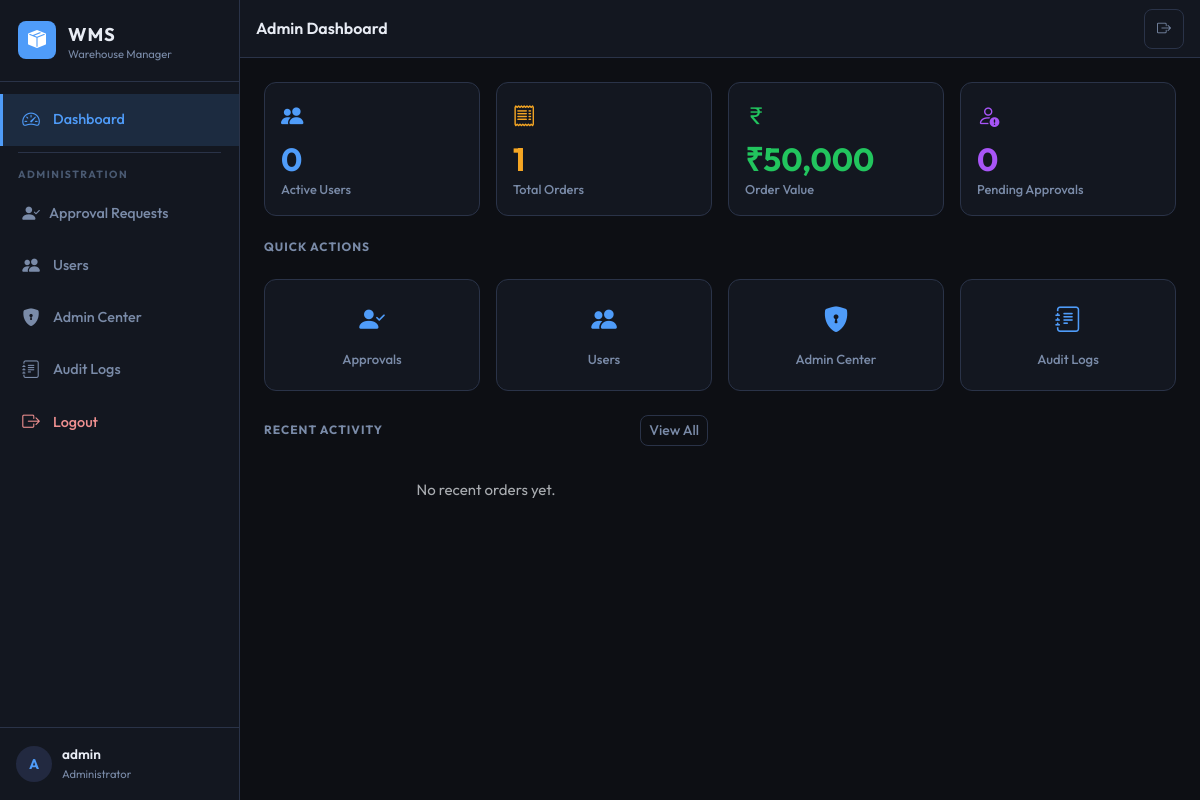
Page / (signed in) on the earlier database version.
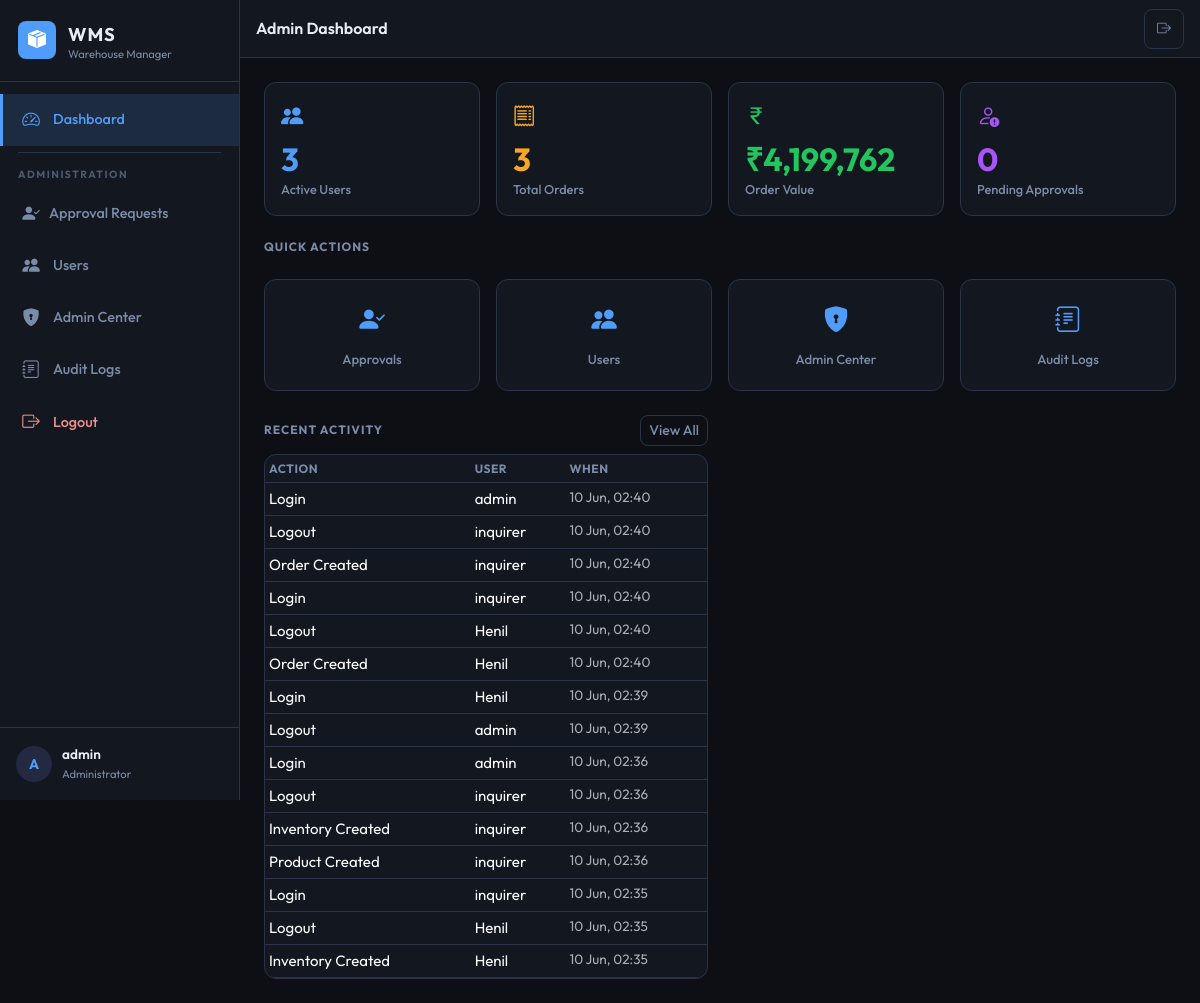
Same page on the later database version.
### aps/models.py (models this page shows, shortened)
class AuditLog(models.Model):
    ACTION_LOGIN = 'login'
    ACTION_LOGOUT = 'logout'
    ACTION_USER_APPROVED = 'user_approved'
    ACTION_USER_REJECTED = 'user_rejected'
    ACTION_USER_DEACTIVATED = 'user_deactivated'
    ACTION_USER_ACTIVATED = 'user_activated'
    ACTION_PRODUCT_CREATED = 'product_created'
    ACTION_PRODUCT_UPDATED = 'product_updated'
    ACTION_PRODUCT_DELETED = 'product_deleted'
    ACTION_PRODUCT_RESTORED = 'product_restored'
    ACTION_PRODUCT_PERMANENT_DELETE = 'product_permanent_delete'
    ACTION_INVENTORY_CREATED = 'inventory_created'
    ACTION_INVENTORY_UPDATED = 'inventory_updated'
    ACTION_INVENTORY_DELETED = 'inventory_deleted'
    ACTION_LOCATION_CHANGED = 'location_changed'
    ACTION_ORDER_CREATED = 'order_created'
    ACTION_ORDER_UPDATED = 'order_updated'
    ACTION_ORDER_DELETED = 'order_deleted'
    ACTION_EXPORT = 'export'
    ACTION_SETTINGS_CHANGED = 'settings_changed'
    ACTION_CATEGORY_CREATED = 'category_created'
    ACTION_SUBCATEGORY_CREATED = 'subcategory_created'
    ACTION_WISHLIST_ADD = 'wishlist_add'
    ACTION_WISHLIST_REMOVE = 'wishlist_remove'
    ACTION_PERMISSION_CHANGED = 'permission_changed'
    ACTION_EMAIL_SENT = 'email_sent'
    ACTION_EMAIL_FAILED = 'email_failed'
    ACTION_CHOICES = [
        (ACTION_LOGIN, 'Login'),
        (ACTION_LOGOUT, 'Logout'),
        (ACTION_USER_APPROVED, 'User Approved'),
        (ACTION_USER_REJECTED, 'User Rejected'),
        (ACTION_USER_DEACTIVATED, 'User Deactivated'),
        (ACTION_USER_ACTIVATED, 'User Activated'),
        (ACTION_PRODUCT_CREATED, 'Product Created'),
        (ACTION_PRODUCT_UPDATED, 'Product Updated'),
        (ACTION_PRODUCT_DELETED, 'Product Deleted'),
        (ACTION_PRODUCT_RESTORED, 'Product Restored'),
        (ACTION_PRODUCT_PERMANENT_DELETE, 'Product Permanently Deleted'),
        (ACTION_INVENTORY_CREATED, 'Inventory Created'),
        (ACTION_INVENTORY_UPDATED, 'Inventory Updated'),
        (ACTION_INVENTORY_DELETED, 'Inventory Deleted'),
        (ACTION_LOCATION_CHANGED, 'Location Changed'),
        (ACTION_ORDER_CREATED, 'Order Created'),
        (ACTION_ORDER_UPDATED, 'Order Updated'),
        (ACTION_ORDER_DELETED, 'Order Deleted'),
        (ACTION_EXPORT, 'Data Export'),
        (ACTION_SETTINGS_CHANGED, 'Settings Changed'),
        (ACTION_CATEGORY_CREATED, 'Category Created'),
        (ACTION_SUBCATEGORY_CREATED, 'Subcategory Created'),
        (ACTION_WISHLIST_ADD, 'Wishlist Add'),
        (ACTION_WISHLIST_REMOVE, 'Wishlist Remove'),
        (ACTION_PERMISSION_CHANGED, 'Permission Changed'),
        (ACTION_EMAIL_SENT, 'Email Sent'),
        (ACTION_EMAIL_FAILED, 'Email Failed'),
    ]
    user = models.ForeignKey(
        User,
        on_delete=models.SET_NULL,
        null=True, blank=True,
        related_name='audit_logs',
        help_text='User who performed the action.',
    )
    action = models.CharField(max_length=40, choices=ACTION_CHOICES, db_index=True)
    object_type = models.CharField(max_length=50, blank=True, db_index=True)
    object_id = models.PositiveIntegerField(null=True, blank=True, db_index=True)
    object_repr = models.CharField(max_length=255, blank=True)
    details = models.TextField(blank=True, help_text='JSON or text details of the change.')
    ip_address = models.GenericIPAddressField(null=True, blank=True)
    user_agent = models.CharField(max_length=500, blank=True)
    created_at = models.DateTimeField(auto_now_add=True, db_index=True)
    class Meta:
        ordering = ['-created_at']
        verbose_name = 'Audit Log'
        verbose_name_plural = 'Audit Logs'
        indexes = [
            models.Index(fields=['action', '-created_at'], name='idx_audit_action_date'),
            models.Index(fields=['user', '-created_at'], name='idx_audit_user_date'),
            models.Index(fields=['object_type', 'object_id'], name='idx_audit_object'),
        ]

### aps/views/dashboard.py (the view, shortened to what this page needs)
# urls.py: path('', views.dashboard, name='dashboard'),
@login_required
def dashboard(request):
    if is_administrator(request.user):
        stats = DashboardService.company_stats(request.user)
        context = {
            'page_title': 'Admin Dashboard',
            'active_menu': 'dashboard',
            'is_admin_dashboard': True,
            **stats,
        }
    return render(request, 'aps/dashboard.html', context)

### aps/permissions.py (called while the page is built)
def is_administrator(user):
    return user.is_authenticated and user.is_active and (
        user.is_staff or user.is_superuser
    )

def can_export(user):
    if is_administrator(user):
        return True
    profile = get_user_profile(user)
    return profile and profile.can_export

def can_manage_settings(user):
    if is_administrator(user):
        return True
    profile = get_user_profile(user)
    return profile and profile.can_manage_settings

def can_delete_products(user):
    if is_administrator(user):
        return True
    profile = get_user_profile(user)
    return profile and profile.can_delete_products

### aps/templatetags/aps_tags.py (called while the page is built)
@register.simple_tag
def active_class(request, *url_names):
    try:
        match = resolve(request.path)
        if match.url_name in url_names:
            return "active"
    except Resolver404:
        pass
    return ""

@register.filter(name="currency")
def currency_filter(value):
    try:
        amount = float(value)
        if amount == int(amount):
            return f"₹{int(amount):,}"
        return f"₹{amount:,.2f}"
    except (ValueError, TypeError):
        return f"₹{value}"

### aps/templates/aps/dashboard.html (shortened to what this page needs)
{% extends 'aps/base.html' %}
{% load static %}
{% load aps_tags %}
{% block content %}
<div class="row g-3 mb-4">
  {% if is_admin_dashboard %}
  <div class="col-6 col-lg-3">
    <div class="stat-card stat-blue">
      <div class="stat-icon"><i class="bi bi-people-fill"></i></div>
      <div class="stat-value">{{ active_users }}</div>
      <div class="stat-label">Active Users</div>
    </div>
  </div>
  <div class="col-6 col-lg-3">
    <div class="stat-card stat-amber">
      <div class="stat-icon"><i class="bi bi-receipt"></i></div>
      <div class="stat-value">{{ total_orders }}</div>
      <div class="stat-label">Total Orders</div>
    </div>
  </div>
  <div class="col-6 col-lg-3">
    <div class="stat-card stat-green">
      <div class="stat-icon"><i class="bi bi-currency-rupee"></i></div>
      <div class="stat-value">{{ total_order_value|currency }}</div>
      <div class="stat-label">Order Value</div>
    </div>
  </div>
  <div class="col-6 col-lg-3">
    <div class="stat-card stat-purple">
      <div class="stat-icon"><i class="bi bi-person-exclamation"></i></div>
      <div class="stat-value">{{ pending_users }}</div>
      <div class="stat-label">Pending Approvals</div>
    </div>
  </div>
  {% endif %}
</div>
<div class="row g-3 mb-4">
  <div class="col-12">
    <h6 class="section-label">Quick Actions</h6>
  </div>
  {% if is_admin_dashboard %}
  <div class="col-6 col-md-3">
    <a href="{% url 'approval_requests' %}" class="quick-action-card">
      <i class="bi bi-person-check-fill"></i>
      <span>Approvals</span>
    </a>
  </div>
  <div class="col-6 col-md-3">
    <a href="{% url 'users_list' %}" class="quick-action-card">
      <i class="bi bi-people-fill"></i>
      <span>Users</span>
    </a>
  </div>
  <div class="col-6 col-md-3">
    <a href="{% url 'admin_control' %}" class="quick-action-card">
      <i class="bi bi-shield-lock-fill"></i>
      <span>Admin Center</span>
    </a>
  </div>
  <div class="col-6 col-md-3">
    <a href="{% url 'admin_audit_logs' %}" class="quick-action-card">
      <i class="bi bi-journal-text"></i>
      <span>Audit Logs</span>
    </a>
  </div>
  {% endif %}
</div>
<div class="row g-4">
  <div class="col-12 col-lg-6">
    <div class="mb-2 d-flex align-items-center justify-content-between">
      <h6 class="section-label mb-0">{% if is_admin_dashboard %}Recent Activity{% else %}My Recent Orders{% endif %}</h6>
      <a href="{% if is_admin_dashboard %}{% url 'admin_audit_logs' %}{% else %}{% url 'order_list' %}{% endif %}" class="btn btn-sm btn-outline-secondary">View All</a>
    </div>
    {% if is_admin_dashboard and recent_activity %}
    <div class="data-table-wrap">
      <table class="table table-dark table-hover table-sm mb-0">
        <thead><tr><th>Action</th><th>User</th><th>When</th></tr></thead>
        <tbody>
          {% for log in recent_activity %}
          <tr>
            <td>{{ log.get_action_display }}</td>
            <td>{{ log.user.username|default:"—" }}</td>
            <td class="text-muted text-sm">{{ log.created_at|date:"d M, H:i" }}</td>
          </tr>
          {% endfor %}
        </tbody>
      </table>
    </div>
    {% else %}
    <div class="empty-state py-4">
      <p class="text-muted mb-0">No recent orders yet.</p>
    </div>
    {% endif %}
  </div>
</div>
{% endblock %}

Differences in the rows shown:
added AuditLog: action "Login", user.username "admin", created_at "10 Jun, 02:40"
added AuditLog: action "Logout", user.username "inquirer", created_at "10 Jun, 02:40"
added AuditLog: action "Order Created", user.username "inquirer", created_at "10 Jun, 02:40"
added AuditLog: action "Login", user.username "inquirer", created_at "10 Jun, 02:40"
added AuditLog: action "Logout", user.username "Henil", created_at "10 Jun, 02:40"
added AuditLog: action "Order Created", user.username "Henil", created_at "10 Jun, 02:40"
added AuditLog: action "Login", user.username "Henil", created_at "10 Jun, 02:39"
added AuditLog: action "Logout", user.username "admin", created_at "10 Jun, 02:39"
added AuditLog: action "Login", user.username "admin", created_at "10 Jun, 02:36"
added AuditLog: action "Logout", user.username "inquirer", created_at "10 Jun, 02:36"
added AuditLog: action "Inventory Created", user.username "inquirer", created_at "10 Jun, 02:36"
added AuditLog: action "Product Created", user.username "inquirer", created_at "10 Jun, 02:36"
added AuditLog: action "Login", user.username "inquirer", created_at "10 Jun, 02:35"
added AuditLog: action "Logout", user.username "Henil", created_at "10 Jun, 02:35"
added AuditLog: action "Inventory Created", user.username "Henil", created_at "10 Jun, 02:35"
Other differences:
{{ active_users }}: "0" → "3"
{{ total_orders }}: "1" → "3"
{{ total_order_value|currency }}: "₹50,000" → "₹4,199,762"
text no longer shown: "No recent orders yet."
text now shown: "ACTION USER WHEN"
